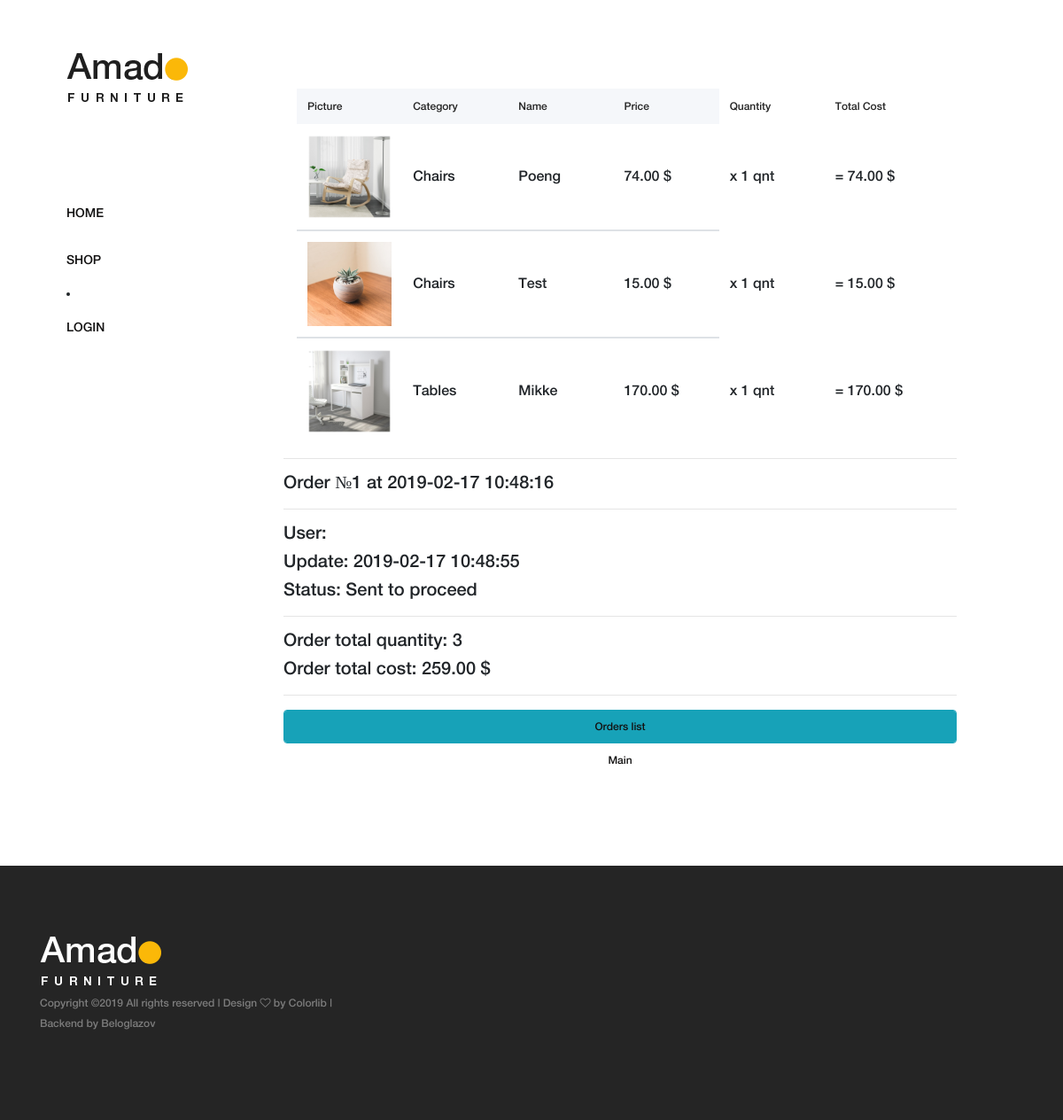
Page /order/read/1/ on the committed database.
### orderapp/models.py (models this page shows, shortened)
class OrderItem(models.Model):
    order = models.ForeignKey(Order,
                              related_name='orderitems',
                              on_delete=models.CASCADE)
    product = models.ForeignKey(Product,
                                related_name='product',
                                on_delete=models.CASCADE)
    quantity = models.PositiveIntegerField(verbose_name='quantity', default=0)
    def get_product_cost(self):
        return self.product.price * self.quantity

class Order(models.Model):
    FORMING = 'FM'
    SENT_TO_PROCEED = 'STP'
    PROCEEDED = 'PRD'
    PAID = 'PD'
    READY = 'RDY'
    CANCEL = 'CNC'
    ORDER_STATUS_CHOICES = (
        (FORMING, 'Checkout'),
        (SENT_TO_PROCEED, 'Sent to proceed'),
        (PROCEEDED, 'Proceeded'),
        (PAID, 'Paid'),
        (READY, 'Ready to issue'),
        (CANCEL, 'Cancelled'),
    )
    user = models.ForeignKey(settings.AUTH_USER_MODEL,
                             on_delete=models.CASCADE)
    created = models.DateTimeField(verbose_name='Created', auto_now_add=True)
    updated = models.DateTimeField(verbose_name='Updated', auto_now=True)
    status = models.CharField(verbose_name='Status',
                              max_length=3,
                              choices=ORDER_STATUS_CHOICES,
                              default=FORMING)
    is_active = models.BooleanField(verbose_name='Active', default=True)
    class Meta:
        ordering = ('-created',)
        verbose_name = 'Order'
        verbose_name_plural = 'Orders'
    def get_total_quantity(self):
        items = self.orderitems.select_related()
        return sum(list(map(lambda x: x.quantity, items)))
    def get_total_cost(self):
        items = self.orderitems.select_related()
        return sum(list(map(lambda x: x.quantity * x.product.price, items)))

### mainapp/models.py (models this page shows, shortened)
class Product(models.Model):
    category = models.ForeignKey(ProductCategory, on_delete=models.CASCADE)
    name = models.CharField(verbose_name='Product name', max_length=128)
    image = models.ImageField(upload_to='products_images', blank=True)
    short_desc = models.CharField(verbose_name='min info', max_length=60, blank=True)
    description = models.TextField(verbose_name='max info', blank=True)
    price = models.DecimalField(verbose_name='price', max_digits=8, decimal_places=2, default=0)
    quantity = models.PositiveIntegerField(verbose_name='warehouse', default=0)
    is_active = models.BooleanField(verbose_name='active', default=True)

class ProductCategory(models.Model):
    name = models.CharField(verbose_name='name', max_length=64, unique=True)
    description = models.TextField(verbose_name='description', blank=True)
    is_active = models.BooleanField(verbose_name='active', default=True)

### orderapp/views.py (the view)
# urls.py: path('read/<int:pk>/', orderapp.OrderRead.as_view(), name='order_read'),
class OrderRead(DetailView):
    model = Order
    def get_context_data(self, **kwargs):
        context = super().get_context_data(**kwargs)
        context['title'] = 'Order/Preview'
        return context

### adminapp/templatetags/my_tags.py (called while the page is built)
def media_folder_products(string):
    if not string:
        string = 'products_images/default.jpg'
    return f'{settings.MEDIA_URL}{string}'

### mainapp/context_processors.py (called while the page is built)
def basket(request):
    print(f'context processor works')
    basket = []
    if request.user.is_authenticated:
        basket = Basket.objects.filter(user=request.user)
    return {
        'basket': basket,
    }

### orderapp/templates/orderapp/order_detail.html
{% extends 'orderapp/base.html' %}
{% load static %}
{% load my_tags %}
{% block content %}
<div class="cart-table-area section-padding-100">
    <div class="col-10 col-lg-8">
        <table class="table">
            <thead>
            <tr>
                <th>Picture</th>
                <th>Category</th>
                <th>Name</th>
                <th>Price</th>
                <th>Quantity</th>
                <th>Total cost</th>
            </tr>
            </thead>
            {% for item in object.orderitems.select_related %}
            <tbody>
            <tr>
                <td class="cart_product_img">
                    <a href="#"><img
                            src="{{ item.product.image|media_folder_products }}"
                            alt="{{ item.product.short_desc }}"></a>
                </td>
                <td class="cart_product_desc">
                    <span class="category_name">{{ item.product.category.name }}</span>
                </td>
                <td class="cart_product_desc">
                    <span class="product_name">{{ item.product.name }}</span>
                </td>
                <td class="price">
                    <span class="product_price">{{ item.product.price }} $ </span>
                </td>
                <td class="qty">
                    <span class="product_quantity">x {{ item.quantity }} qnt</span>
                </td>
                <td class="qty">
                    <span class="product_cost"> = {{ item.get_product_cost }} $ </span>
                </td>
            </tr>
            </tbody>
            {% endfor %}
        </table>
    </div>
    {% include 'orderapp/includes/inc_order_summary.html' %}
    {% include 'orderapp/includes/inc_order_actions.html' %}
</div>
{% endblock %}

### orderapp/templates/orderapp/includes/inc_order_summary.html (shortened to what this page needs)
{% if object %}
<hr>
    <div class="h5">Order №{{ object.pk }} at {{ object.created|date:"Y-m-d H:i:s" }}</div>
    <hr>
    <div class="h5">User: {{ user.last_name }} {{ user.first_name }} </div>
    <div class="h5">Update: {{ object.updated|date:"Y-m-d H:i:s" }}</div>
    <div class="h5">Status: {{ object.get_status_display }}</div>
    <hr>
    <div class="h5">
        Order total quantity: <span class="order_total_quantity">{{ object.get_total_quantity }}</span>
    </div>
    <div class="h5">
        Order total cost: <span class="order_total_cost">{{ object.get_total_cost }}</span> $
    </div>
{% endif %}
<hr>

### static/css/core-style.css (style rules this page uses)
* { margin: 0; padding: 0; }
body { font-family: "helveticaneuemedium"; font-size: 16px; }
a { -webkit-transition: all 500ms ease 0s; transition: all 500ms ease 0s; text-decoration: none; outline: 0 solid transparent; color: #131212; font-weight: 400; font-size: 12px; }
img { height: auto; max-width: 100%; }
.section-padding-100 { padding-top: 100px; padding-bottom: 100px; }
.main-content-wrapper .cart-table-area { position: relative; z-index: 1; -webkit-box-flex: 0; -ms-flex: 0 0 calc(95% - 320px); flex: 0 0 calc(90% - 320px); width: calc(95% - 320px); max-width: calc(95% - 320px); }
.main-content-wrapper .cart-table-area table thead { width: 100%; display: block; }
.main-content-wrapper .cart-table-area table thead tr { display: -webkit-box; display: -ms-flexbox; display: flex; width: 100%; height: 40px; background-color: #f5f7fa; }
.main-content-wrapper .cart-table-area table thead tr th { border-top: none; border-bottom: none; -webkit-box-flex: 0; -ms-flex: 0 0 25%; flex: 0 0 25%; width: 25%; max-width: 25%; font-size: 12px; color: #242424; text-transform: capitalize; font-weight: 400; }
.main-content-wrapper .cart-table-area table tbody { width: 100%; display: block; }
.main-content-wrapper .cart-table-area table tbody tr { display: -webkit-box; display: -ms-flexbox; display: flex; -webkit-box-align: center; -ms-flex-align: center; -ms-grid-row-align: center; align-items: center; width: 100%; }
.main-content-wrapper .cart-table-area table tbody tr td { border: none; -webkit-box-flex: 0; -ms-flex: 0 0 25%; flex: 0 0 25%; width: 25%; max-width: 25%; }

### rows in the picture
OrderItem: product.image|media_folder_products (picture), product.category.name "Chairs", product.name "Poeng", product.price "74.00", quantity "1", get_product_cost "74.00"
OrderItem: shows a picture, product.category.name "Chairs", product.name "Test", product.price "15.00", quantity "1", get_product_cost "15.00"
OrderItem: product.image|media_folder_products (picture), product.category.name "Tables", product.name "Mikke", product.price "170.00", quantity "1", get_product_cost "170.00"
Order: pk "1", created "2019-02-17 10:48:16", updated "2019-02-17 10:48:55", status "Sent to proceed", get_total_quantity "3", get_total_cost "259.00"
